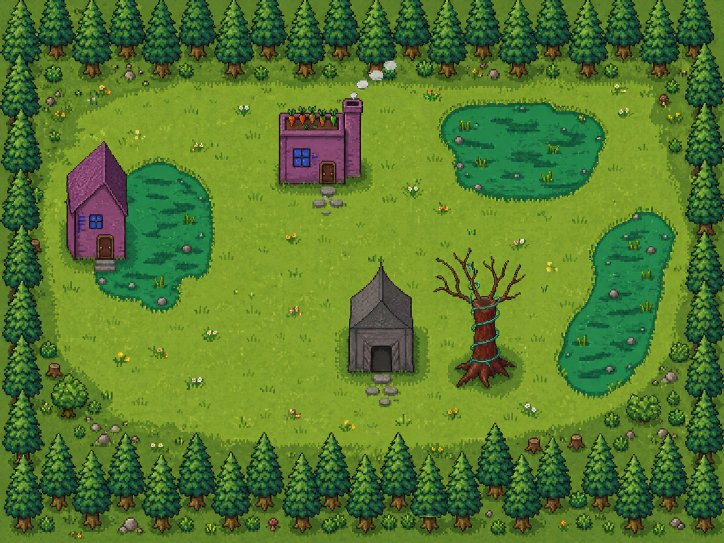
#> input picture Background Level 1.png, 1448 x 1086 px (shown at 1/2 size)
$ python build_assets.py
#> lines starting #> are read from the running program, lines starting #| are printed output that depends on the picture; after the words box and inside, x2 and y2 are one past the last pixel; in counts of white or black regions, pixels touching at a corner belong together
"""
Build script: normalize the salamander spritesheets into clean 256x256 frames
and generate collision and water masks from the background.

Run:  python scripts/build_assets.py
Outputs:
  static/salamander.png        (normalized walking 4x4 sheet, 1024x1024)
  static/salamander.json       (frame metadata)
  static/salamander_swim.png   (normalized swim 4x4 sheet, 1024x1024)
  static/salamander_swim.json  (frame metadata)
  static/background.png        (copy of the level background)
  static/collision-mask.png    (B/W: white=walkable, black=blocked)
  static/water-mask.png        (B/W: white=pond/swamp area to swim on)
  static/collision-debug.png   (overlay for visual verification)
  static/room.png              (copy of the interior background)
"""

from pathlib import Path
import json
from PIL import Image
import numpy as np

ROOT = Path(__file__).resolve().parent.parent
SRC_SPRITES = ROOT / "salamander spriteSheet.png"
SRC_SWIM = ROOT / "salamander swimming sprite sheet.png"
SRC_BG = ROOT / "Background Level 1.png"
SRC_ROOM = ROOT / "room.png"
OUT_DIR = ROOT / "static"
OUT_DIR.mkdir(exist_ok=True)


# ---------- Spritesheets ----------

CELL = 256
COLS, ROWS = 4, 4
DIRECTIONS = ["down", "right", "left", "up"]

# Approximate row bands found by alpha analysis. We use these to pick the right
# band of pixels for each direction so the sprite isn't clipped by neighboring
# rows during the per-cell tight-bbox extraction.
ROW_BANDS_WALK = [
    (60, 210),
    (290, 440),
    (515, 670),
    (740, 920),
]
ROW_BANDS_SWIM = [
    (60, 230),
    (290, 430),
    (510, 670),
    (730, 920),
]


def normalize_spritesheet(src_path: Path, out_png: Path, out_json: Path, row_bands):
    """Crop each cell to its sprite's tight bbox, then re-place all frames so
    they share a common ground line per row. Both walking and swimming sheets
    use the same 4x4 layout — only their row bands differ."""
    if not src_path.exists():
        print(f"Skipping {src_path} (missing)")
        return
    src = Image.open(src_path).convert("RGBA")
    arr = np.array(src)
    out = Image.new("RGBA", (CELL * COLS, CELL * ROWS), (0, 0, 0, 0))

    # First pass: collect each frame's tight bbox and overall max sizes per row.
    frames = []
    max_h_per_row = [0] * ROWS

    for r, (y1, y2) in enumerate(row_bands):
        for c in range(COLS):
            x1, x2 = c * CELL, (c + 1) * CELL
            sub = arr[y1:y2, x1:x2]
            alpha = sub[:, :, 3]
            ys, xs = np.where(alpha > 0)
            if len(xs) == 0:
                frames.append(None)
                continue
            bx1, bx2 = xs.min(), xs.max() + 1
            by1, by2 = ys.min(), ys.max() + 1
            cropped = sub[by1:by2, bx1:bx2]
            frames.append(cropped)
            max_h_per_row[r] = max(max_h_per_row[r], cropped.shape[0])

    # Second pass: place each frame inside its 256x256 cell, centered
    # horizontally, bottom-aligned within the row's max-height band so all
    # frames in the same direction share the same anchor line.
    sprite_meta = {
        "cell": CELL,
        "cols": COLS,
        "rows": ROWS,
        "directions": DIRECTIONS,
        "frames": [],
    }
    for r in range(ROWS):
        row_h = max_h_per_row[r]
        cell_top = r * CELL
        bottom_y = cell_top + (CELL + row_h) // 2

        for c in range(COLS):
            f = frames[r * COLS + c]
            if f is None:
                continue
            fh, fw = f.shape[0], f.shape[1]
            cell_left = c * CELL
            place_x = cell_left + (CELL - fw) // 2
            place_y = bottom_y - fh
            frame_img = Image.fromarray(f, "RGBA")
            out.paste(frame_img, (place_x, place_y), frame_img)
            sprite_meta["frames"].append({
                "direction": DIRECTIONS[r],
                "frame": c,
                "row": r,
                "col": c,
                "sx": cell_left,
                "sy": cell_top,
                "sw": CELL,
                "sh": CELL,
            })

    out.save(out_png)
    out_json.write_text(json.dumps(sprite_meta, indent=2))
    print(f"Wrote {out_png} ({out.size})")
    print(f"Wrote {out_json}")


# ---------- Background, collision mask, water mask ----------

def build_collision_mask():
    bg = Image.open(SRC_BG).convert("RGBA")
    arr = np.array(bg)
    r, g, b = arr[:, :, 0].astype(int), arr[:, :, 1].astype(int), arr[:, :, 2].astype(int)
    luminance = 0.299 * r + 0.587 * g + 0.114 * b

    # Three terrain types that the player can walk on, all sampled empirically
    # from the background art:
    #
    #   grass         R 120-150  G 150-170  B 40-55   lum ~130
    #   pond / swamp  R  30- 75  G 115-130  B 50-75   lum  85-105   (cooler greens)
    #   path stones   R 100-135  G 105-135  B 70-100  lum 100-140   (neutral grey)
    #
    # The key discriminator between trees and ponds is the green channel: tree
    # canopy and shadow tops out around G=113, ponds start around G=120. So
    # `g >= 115` cleanly separates them. Houses (warm reds/purples) have
    # `r >= g`, so requiring `g > r` excludes them from the green-dominant
    # detectors.
    is_grass = (
        (g >= 130) & (r >= 90) & (b <= 70) & (g > r) & (g > b + 60)
    )
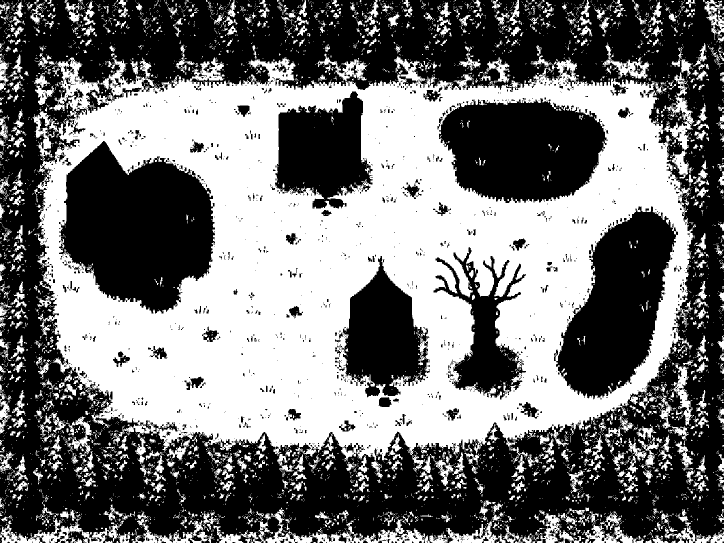
#> is_grass: shape (1086, 1448) bool (shown at 1/2 size); 45.8% white; 6252 white regions (5378 under 20 px), largest, box (x1, y1, x2, y2) and area: (65, 111, 1389, 929) 590181, (481, 1019, 850, 1086) 5614, (0, 1036, 260, 1086) 4073
    # Strict pond/swamp colour: cool greens that aren't found in path stones.
    # `g > r + 45` keeps every pond/bush sample (G-R 65-99) and excludes
    # neutral path stones (G-R 11-36).
    is_water_seed = (
        (g >= 115) & (g > r + 45) & (luminance >= 70) & (luminance <= 145)
    )
#> is_water_seed: shape (1086, 1448) bool; 10.7% white; 4320 white regions (3651 under 20 px), largest, box (x1, y1, x2, y2) and area: (1118, 428, 1344, 787) 35233, (888, 210, 1204, 394) 33486, (203, 330, 422, 620) 28829
    is_stone = (
        (luminance >= 95) & (luminance <= 165)
        & (np.abs(r - g) <= 25)
        & (b >= 60)
        & (g >= 100)
    )
#> is_stone: shape (1086, 1448) bool; 0.64% white; 1457 white regions (1400 under 20 px), largest, box (x1, y1, x2, y2) and area: (707, 570, 760, 642) 1308, (627, 391, 685, 411) 567, (746, 749, 780, 763) 376

    from scipy.ndimage import (
        binary_closing,
        binary_dilation,
        binary_erosion,
        binary_fill_holes,
        binary_opening,
        label,
    )

    # Build a solid swamp/pond blob from the seed pixels: close hairline gaps
    # along the shoreline so the boundary is continuous, then fill every
    # interior hole. Without this step the rocks, dark water and highlight
    # pixels inside a pond fail every walkable detector and the player's
    # hitbox can't fit anywhere inside the swamp.
    swamp = binary_closing(is_water_seed, iterations=5)
#> swamp: shape (1086, 1448) bool; 17.8% white; 510 white regions (338 under 20 px), largest, box (x1, y1, x2, y2) and area: (1115, 425, 1352, 797) 44457, (879, 206, 1213, 406) 41591, (197, 317, 430, 625) 36619
    swamp = binary_fill_holes(swamp)
#> swamp: shape (1086, 1448) bool; 19.2% white; 507 white regions (335 under 20 px), largest, box (x1, y1, x2, y2) and area: (1115, 425, 1352, 797) 50394, (879, 206, 1213, 406) 47737, (197, 317, 430, 625) 41575
    swamp = binary_opening(swamp, iterations=2)
#> swamp: shape (1086, 1448) bool; 18.8% white; 187 white regions (21 under 20 px), largest, box (x1, y1, x2, y2) and area: (1116, 428, 1352, 797) 50251, (879, 206, 1213, 406) 47432, (197, 317, 430, 624) 41449
    # Drop tiny stray fragments far from the real swamps (scattered green
    # specks at the forest edge, etc.).
    swamp_labels, swamp_n = label(swamp)
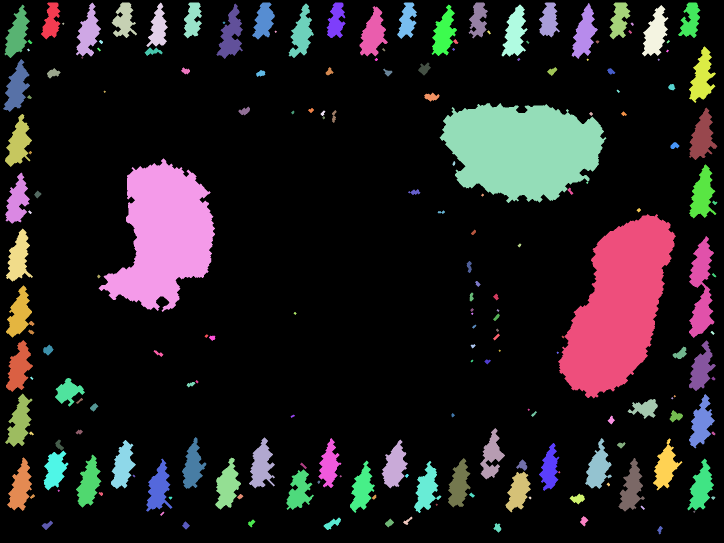
#> swamp_labels: shape (1086, 1448) int32 (shown at 1/2 size); 196 distinct labels, from 0 to 195; one colour per label, 0 black
#> swamp_n = 195
    if swamp_n > 0:
        ssizes = np.bincount(swamp_labels.ravel())
#> ssizes = 196 values, max 1277114 at index 0, min 13 at index 22, mean 8023.1
        ssizes[0] = 0
        keep = ssizes >= 1500
        swamp = keep[swamp_labels]
#> swamp: shape (1086, 1448) bool; 18% white; 58 white regions, largest, box (x1, y1, x2, y2) and area: (1116, 428, 1352, 797) 50233, (879, 206, 1213, 406) 47346, (197, 317, 430, 624) 41449

    # Build the "meadow envelope" — the area fully enclosed by the main
    # grass region (so it covers grass + any interior obstacles + the real
    # swamps, but stops at the forest). Then drop every swamp blob that
    # lies outside the envelope. Without this filter, isolated pine trees
    # in the forest border (whose dark canopies pass the cool-green
    # detector) survive into `swamp` and the later "force walkable" step
    # would carve tree-shaped holes through the forest.
    grass_labels, grass_n = label(is_grass)
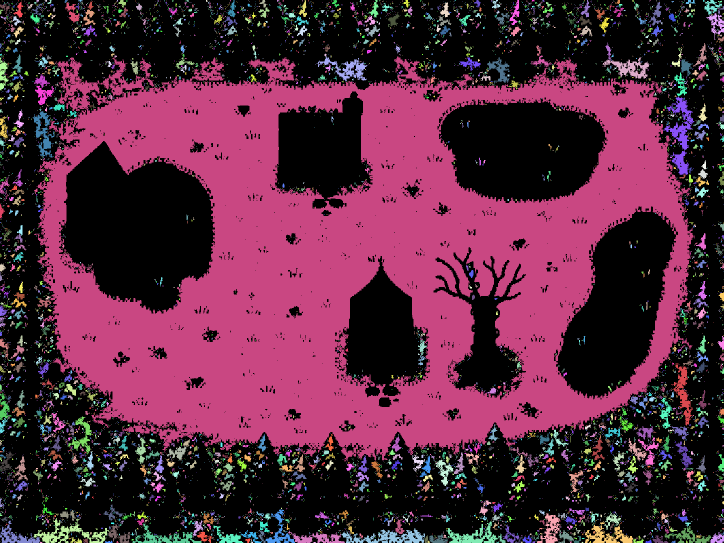
#> grass_labels: shape (1086, 1448) int32 (shown at 1/2 size); 8742 distinct labels, from 0 to 8741; one colour per label, 0 black
#> grass_n = 8741
    if grass_n > 0:
        gsz = np.bincount(grass_labels.ravel())
#> gsz = 8742 values, max 852294 at index 0, min 1 at index 3, mean 179.9
        gsz[0] = 0
        main_grass = grass_labels == int(np.argmax(gsz))
#> main_grass: shape (1086, 1448) bool; 37.2% white; 1 white region, box (x1, y1, x2, y2) and area: (68, 113, 1389, 923) 584606
    else:
        main_grass = np.zeros_like(is_grass)
    meadow_envelope = binary_fill_holes(main_grass)
#> meadow_envelope: shape (1086, 1448) bool; 55.1% white; 1 black region, box (x1, y1, x2, y2) and area: (0, 0, 1448, 1086) 705608
    swamp = swamp & meadow_envelope

    walkable = is_grass | swamp | is_stone
#> walkable: shape (1086, 1448) bool; 55.1% white; 3013 black regions (2673 under 20 px), largest, box (x1, y1, x2, y2) and area: (0, 0, 1448, 1086) 567015, (118, 282, 274, 575) 28832, (550, 183, 745, 395) 28520

    walkable = binary_opening(walkable, iterations=2)
#> walkable: shape (1086, 1448) bool; 49.2% white; 1049 white regions (287 under 20 px), largest, box (x1, y1, x2, y2) and area: (75, 145, 1387, 921) 692481, (124, 123, 199, 220) 2407, (500, 117, 591, 164) 1742
    walkable = binary_closing(walkable, iterations=4)
#> walkable: shape (1086, 1448) bool; 51.5% white; 123 black regions, largest, box (x1, y1, x2, y2) and area: (0, 0, 1448, 1086) 635695, (550, 183, 745, 397) 29375, (119, 282, 274, 574) 29217
    blocked = ~walkable
    blocked = binary_closing(blocked, iterations=8)
#> blocked: shape (1086, 1448) bool; 50.8% white; 29 black regions, largest, box (x1, y1, x2, y2) and area: (79, 117, 1387, 914) 719104, (0, 0, 1448, 1086) 43540, (129, 141, 198, 198) 1776
    walkable = ~blocked

    labels, n_components = label(walkable)
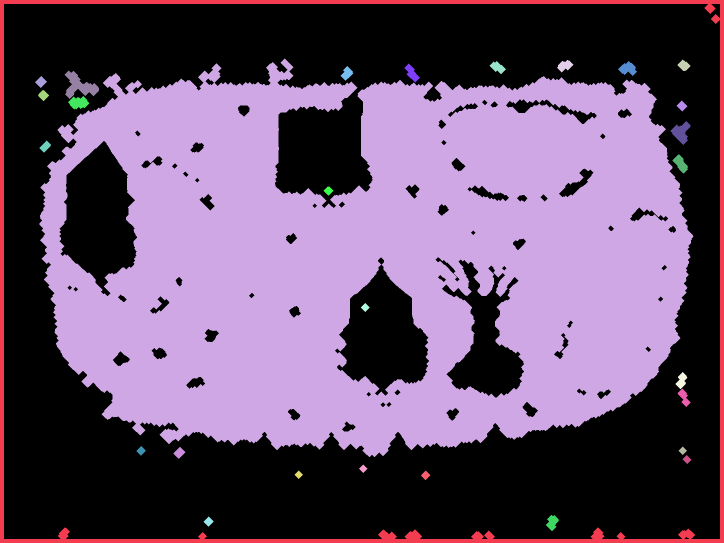
#> labels: shape (1086, 1448) int32 (shown at 1/2 size); 30 distinct labels, from 0 to 29; one colour per label, 0 black
#> n_components = 29
    if n_components > 0:
        sizes = np.bincount(labels.ravel())
#> sizes = 30 values, max 798789 at index 0, min 145 at index 22, mean 52417.6
        sizes[0] = 0
        main = int(np.argmax(sizes))
#> main = 2
        walkable = (labels == main)
#> walkable: shape (1086, 1448) bool; 45.7% white; 1 white region, box (x1, y1, x2, y2) and area: (79, 117, 1387, 914) 719104

    walkable = binary_erosion(walkable, iterations=3)
#> walkable: shape (1086, 1448) bool; 43.6% white; 1 white region, box (x1, y1, x2, y2) and area: (82, 120, 1384, 911) 685192

    # The swamp interior must be completely free of collision. Regardless of
    # what the morphology pipeline did to its boundary, force every pixel
    # inside the closed swamp blob to be walkable.
    walkable = walkable | swamp
#> walkable: shape (1086, 1448) bool; 43.9% white; 3 white regions (2 under 20 px), largest, box (x1, y1, x2, y2) and area: (82, 120, 1384, 911) 689874

    # Fill small enclosed "flower" pockets inside the meadow — clusters of
    # dark grass / flower pixels that fail every walkable detector but are
    # too small to be real obstacles. Anything that touches the image
    # border (the forest) or is bigger than `speck_max` (houses, hut, dead
    # tree, etc.) stays blocked. The real structures are all 2000+ px so
    # 1500 is a comfortable cutoff.
    speck_max = 1500
    hole_labels, n_holes = label(~walkable)
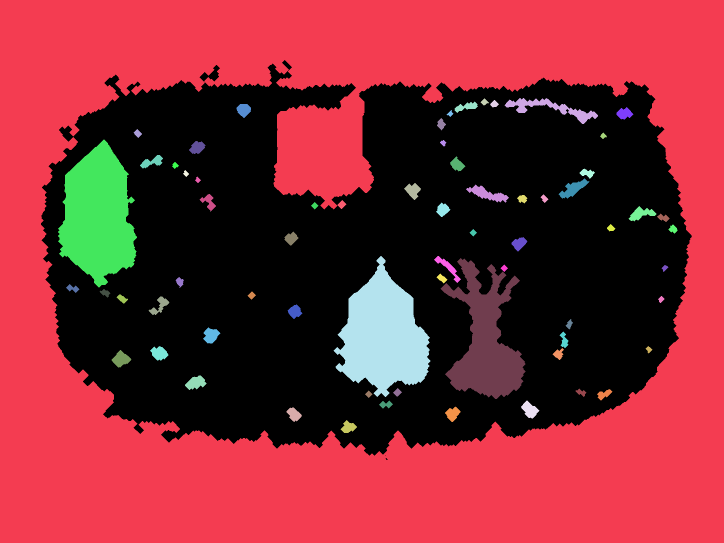
#> hole_labels: shape (1086, 1448) int32 (shown at 1/2 size); 69 distinct labels, from 0 to 68; one colour per label, 0 black
#> n_holes = 68
    if n_holes > 0:
        hole_sizes = np.bincount(hole_labels.ravel())
#> hole_sizes = 69 values, max 772643 at index 1, min 1 at index 31, mean 22790.3
        border_ids: set[int] = set()
        for edge in (
            hole_labels[0],
            hole_labels[-1],
            hole_labels[:, 0],
            hole_labels[:, -1],
        ):
            border_ids.update(int(v) for v in np.unique(edge))
#> this loop made 4 passes
#> after the loop, border_ids = 1 item
        fill = np.zeros_like(walkable)
#> fill: shape (1086, 1448) bool; every value is 0
        for i in range(1, n_holes + 1):
            if hole_sizes[i] < speck_max and i not in border_ids:
                fill[hole_labels == i] = True
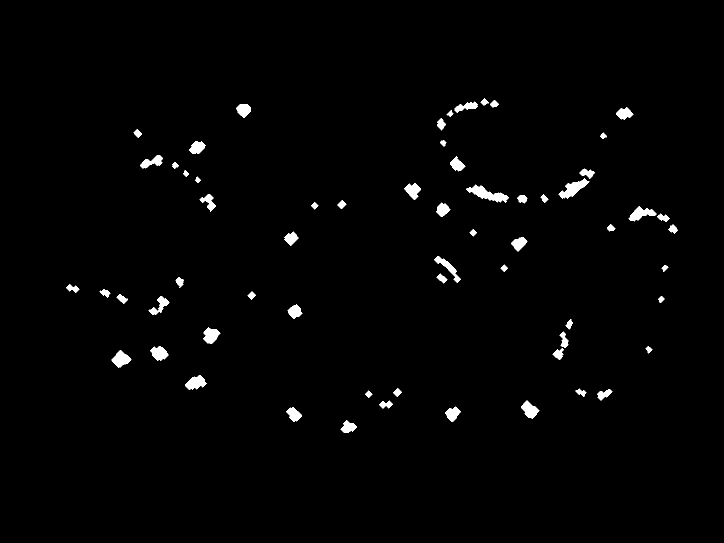
#> fill: shape (1086, 1448) bool (shown at 1/2 size); 1.4% white; 62 white regions, largest, box (x1, y1, x2, y2) and area: (932, 369, 1018, 405) 1250, (1117, 357, 1179, 397) 1036, (1257, 412, 1313, 443) 797
        walkable = walkable | fill
#> walkable: shape (1086, 1448) bool; 45.3% white; 3 white regions (2 under 20 px), largest, box (x1, y1, x2, y2) and area: (82, 120, 1384, 911) 712061

    final = np.where(walkable, 255, 0).astype(np.uint8)
    mask_img = Image.fromarray(final, "L")
    mask_path = OUT_DIR / "collision-mask.png"
    mask_img.save(mask_path)
    print(f"Wrote {mask_path}")

    # ----- Water mask -----
    # Same swamp blob as the collision side, intersected with walkable. No
    # erosion: the runtime checks the player's full hitbox against this mask,
    # so the swim animation already requires the body to overlap water, not
    # just the center pixel.
    water = swamp & walkable
    water_final = np.where(water, 255, 0).astype(np.uint8)
    water_img = Image.fromarray(water_final, "L")
    water_path = OUT_DIR / "water-mask.png"
    water_img.save(water_path)
    print(f"Wrote {water_path}")

    # ----- Debug overlay -----
    overlay = bg.copy()
    overlay_arr = np.array(overlay)
    blocked_dbg = final == 0
    overlay_arr[blocked_dbg, 0] = np.minimum(255, overlay_arr[blocked_dbg, 0].astype(int) + 80)
    overlay_arr[blocked_dbg, 1] = (overlay_arr[blocked_dbg, 1] * 0.7).astype(np.uint8)
    overlay_arr[blocked_dbg, 2] = (overlay_arr[blocked_dbg, 2] * 0.7).astype(np.uint8)
    # Tint water blueish.
    water_dbg = water_final > 0
    overlay_arr[water_dbg, 2] = np.minimum(255, overlay_arr[water_dbg, 2].astype(int) + 90)
#> overlay_arr: shape (1086, 1448, 4); mean R, G, B, A 131.1, 106.1, 46.7, 255
    Image.fromarray(overlay_arr).save(OUT_DIR / "collision-debug.png")
    print(f"Wrote {OUT_DIR / 'collision-debug.png'}")

    bg.save(OUT_DIR / "background.png")
    print(f"Wrote {OUT_DIR / 'background.png'}")


def copy_room_interior():
    if not SRC_ROOM.exists():
        return
    img = Image.open(SRC_ROOM).convert("RGBA")
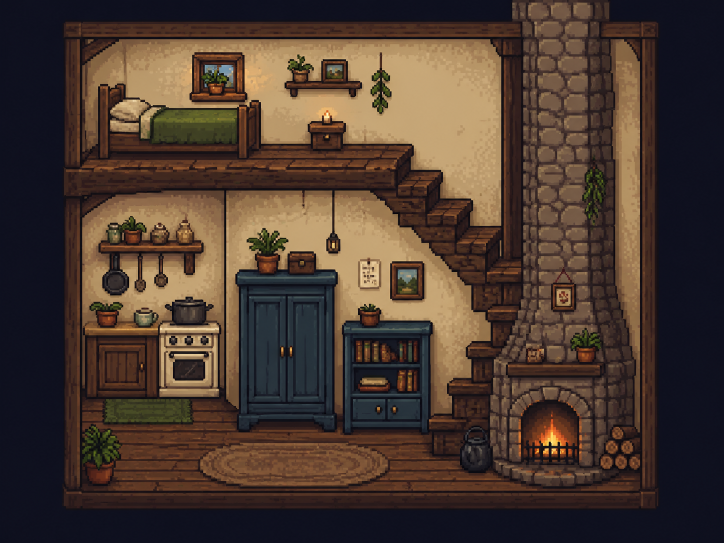
#> input picture room.png, 1448 x 1086 px (shown at 1/2 size)
    out = OUT_DIR / "room.png"
    img.save(out)
    print(f"Wrote {out}")


if __name__ == "__main__":
    normalize_spritesheet(
        SRC_SPRITES,
        OUT_DIR / "salamander.png",
        OUT_DIR / "salamander.json",
        ROW_BANDS_WALK,
    )
    normalize_spritesheet(
        SRC_SWIM,
        OUT_DIR / "salamander_swim.png",
        OUT_DIR / "salamander_swim.json",
        ROW_BANDS_SWIM,
    )
    build_collision_mask()
    copy_room_interior()
